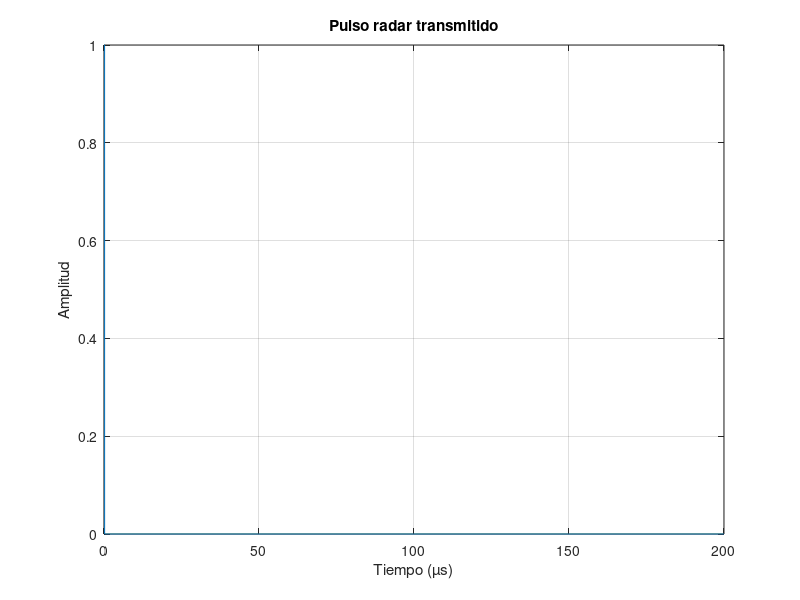
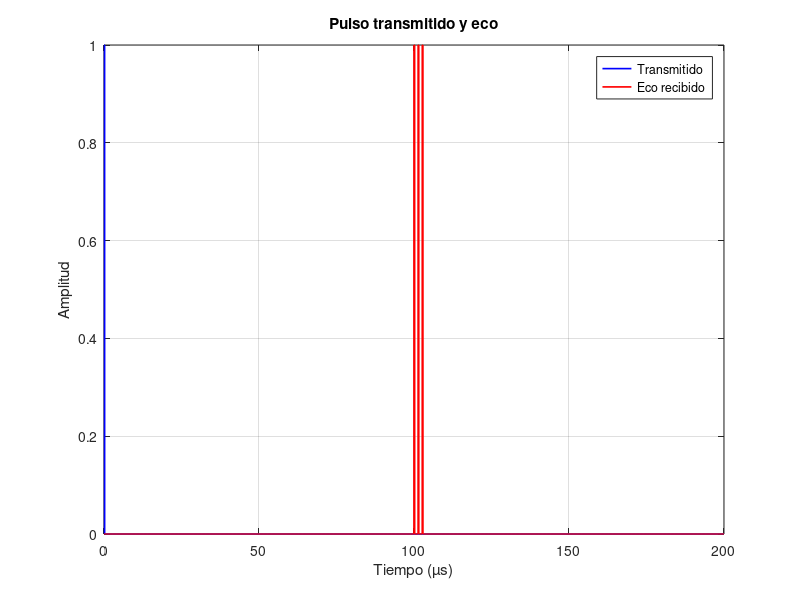
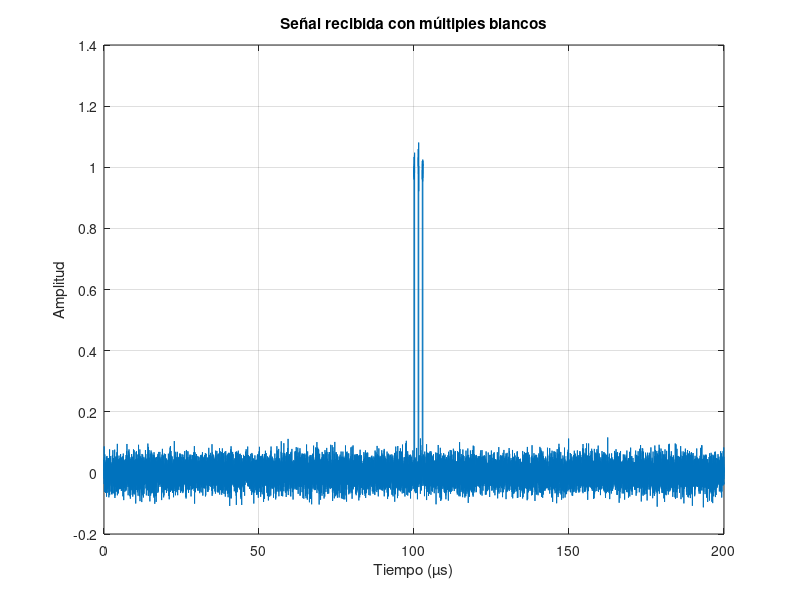
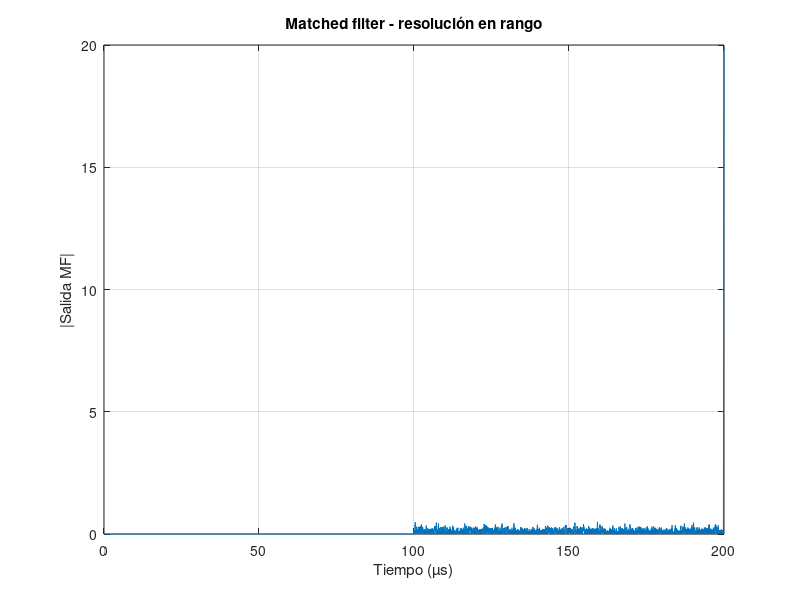

These charts were generated, in order, by the following MATLAB code:
% 1. DEFINICION DE CTES

c = 3e8;  % vel luz

% 2. GENERACION PULSO RADAR

fc = 3e9;   % frecuencia portadora (Hz)
fs = 100e6; % frecuecnia de muestreo (Hz)
Tp = 0.2e-6    % ancho del pulso (s)

t = 0:1/fs:200e-6;  % ventana suficintemente grande para ver el eco

tx_pulse = rectpuls(t - Tp/2, Tp); % pulso rectangular

% Visualización pulso rectangular (pulso corto y limpio--> mejor resolucion
% en rango)

figure
plot(t*1e6, tx_pulse)      
xlabel('Tiempo (µs)')
ylabel('Amplitud')
title('Pulso radar transmitido') 
grid on

%3. SIMULACION DEL BLANCO

R_targets = [15e3 15.2e3 15.4e3];  % rango del blanco

rx_echo = zeros(size(t));  % inicializamos señal recibida

for k = 1:length(R_targets) % generar ecos individuales
    tau_k = 2 * R_targets(k) /c;
    rx_echo = rx_echo + rectpuls(t - tau_k - Tp/2, Tp);
end


% comparacion visual

figure
plot(t*1e6, tx_pulse, 'b', 'LineWidth', 1.2)
hold on
plot(t*1e6, rx_echo, 'r', 'LineWidth', 1.2)
xlabel('Tiempo (µs)')
ylabel('Amplitud')
legend('Transmitido','Eco recibido')
title('Pulso transmitido y eco')
grid on

% 4. AÑADIMOS RUIDO

SNR_dB = 5;  %Ruido termico. Radar con SNR bajo (realista)
rx_signal = awgn(rx_echo, SNR_dB, 'measured');

% visualizacion

figure
plot(t*1e6, rx_signal)
xlabel('Tiempo (µs)')
ylabel('Amplitud')
title('Señal recibida con múltiples blancos')
grid on

% 5. MATCHED FILTER--> Maximiza SNR

matched_filter = fliplr(tx_pulse);  % invierte el pulso en el tiempo
mf_output = conv(rx_signal, matched_filter, 'same');  % "busca" la forma del pulso en el ruido   

% visualizacion

figure
plot(t*1e6, abs(mf_output))
xlabel('Tiempo (µs)')
ylabel('|Salida MF|')
title('Matched filter - resolución en rango')
grid on

% 7. ESTIMACION DEL RANGO

[~, idx] = max(abs(mf_output));  % encontrar el pico
tau_est = t(idx); 

R_est = c * tau_est / 2;         % calcular rango estimado

fprintf('Rango estimado: %.2f km\n', R_est/1e3);  % resultado

